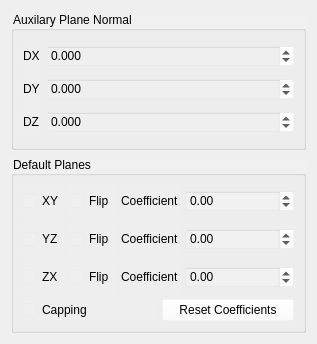
<?xml version="1.0" encoding="UTF-8"?>
<ui version="4.0">
 <class>ClippingPlanesEditor</class>
 <widget class="QWidget" name="ClippingPlanesEditor">
  <property name="geometry">
   <rect>
    <x>0</x>
    <y>0</y>
    <width>317</width>
    <height>344</height>
   </rect>
  </property>
  <property name="windowTitle">
   <string>Dialog</string>
  </property>
  <property name="styleSheet">
   <string notr="true">color: rgb(0, 0, 0);</string>
  </property>
  <layout class="QGridLayout" name="gridLayout">
   <item row="0" column="0">
    <widget class="QGroupBox" name="groupBox">
     <property name="styleSheet">
      <string notr="true">background-color: rgba(255, 255, 255, 5%);</string>
     </property>
     <property name="title">
      <string>Auxilary Plane Normal</string>
     </property>
     <layout class="QGridLayout" name="gridLayout_3">
      <item row="0" column="0">
       <widget class="QLabel" name="label_4">
        <property name="text">
         <string>DX</string>
        </property>
       </widget>
      </item>
      <item row="0" column="1">
       <widget class="QDoubleSpinBox" name="doubleSpinBoxDX">
        <property name="sizePolicy">
         <sizepolicy hsizetype="MinimumExpanding" vsizetype="Fixed">
          <horstretch>0</horstretch>
          <verstretch>0</verstretch>
         </sizepolicy>
        </property>
        <property name="decimals">
         <number>3</number>
        </property>
        <property name="minimum">
         <double>-1.000000000000000</double>
        </property>
        <property name="maximum">
         <double>1.000000000000000</double>
        </property>
        <property name="singleStep">
         <double>0.010000000000000</double>
        </property>
       </widget>
      </item>
      <item row="1" column="0">
       <widget class="QLabel" name="label_5">
        <property name="text">
         <string>DY</string>
        </property>
       </widget>
      </item>
      <item row="1" column="1">
       <widget class="QDoubleSpinBox" name="doubleSpinBoxDY">
        <property name="sizePolicy">
         <sizepolicy hsizetype="MinimumExpanding" vsizetype="Fixed">
          <horstretch>0</horstretch>
          <verstretch>0</verstretch>
         </sizepolicy>
        </property>
        <property name="decimals">
         <number>3</number>
        </property>
        <property name="minimum">
         <double>-1.000000000000000</double>
        </property>
        <property name="maximum">
         <double>1.000000000000000</double>
        </property>
        <property name="singleStep">
         <double>0.010000000000000</double>
        </property>
       </widget>
      </item>
      <item row="2" column="0">
       <widget class="QLabel" name="label_6">
        <property name="text">
         <string>DZ</string>
        </property>
       </widget>
      </item>
      <item row="2" column="1">
       <widget class="QDoubleSpinBox" name="doubleSpinBoxDZ">
        <property name="sizePolicy">
         <sizepolicy hsizetype="MinimumExpanding" vsizetype="Fixed">
          <horstretch>0</horstretch>
          <verstretch>0</verstretch>
         </sizepolicy>
        </property>
        <property name="decimals">
         <number>3</number>
        </property>
        <property name="minimum">
         <double>-1.000000000000000</double>
        </property>
        <property name="maximum">
         <double>1.000000000000000</double>
        </property>
        <property name="singleStep">
         <double>0.010000000000000</double>
        </property>
       </widget>
      </item>
     </layout>
    </widget>
   </item>
   <item row="1" column="0">
    <widget class="QGroupBox" name="groupBox_2">
     <property name="styleSheet">
      <string notr="true">background-color: rgba(255, 255, 255, 5%);</string>
     </property>
     <property name="title">
      <string>Default Planes</string>
     </property>
     <layout class="QGridLayout" name="gridLayout_2">
      <item row="0" column="0">
       <layout class="QHBoxLayout" name="horizontalLayout_3">
        <item>
         <widget class="QCheckBox" name="checkBoxZX">
          <property name="minimumSize">
           <size>
            <width>32</width>
            <height>32</height>
           </size>
          </property>
          <property name="text">
           <string>XY</string>
          </property>
          <property name="checkable">
           <bool>true</bool>
          </property>
         </widget>
        </item>
        <item>
         <widget class="QCheckBox" name="checkBoxFlipZX">
          <property name="minimumSize">
           <size>
            <width>32</width>
            <height>32</height>
           </size>
          </property>
          <property name="text">
           <string>Flip</string>
          </property>
          <property name="checkable">
           <bool>true</bool>
          </property>
         </widget>
        </item>
        <item>
         <widget class="QLabel" name="label_3">
          <property name="text">
           <string>Coefficient</string>
          </property>
         </widget>
        </item>
        <item>
         <widget class="QDoubleSpinBox" name="doubleSpinBoxZXCoeff">
          <property name="sizePolicy">
           <sizepolicy hsizetype="MinimumExpanding" vsizetype="Fixed">
            <horstretch>0</horstretch>
            <verstretch>0</verstretch>
           </sizepolicy>
          </property>
          <property name="styleSheet">
           <string notr="true">background-color: rgba(255, 255, 255, 10%);</string>
          </property>
          <property name="minimum">
           <double>-99999.000000000000000</double>
          </property>
          <property name="maximum">
           <double>99999.000000000000000</double>
          </property>
         </widget>
        </item>
       </layout>
      </item>
      <item row="1" column="0">
       <layout class="QHBoxLayout" name="horizontalLayout">
        <item>
         <widget class="QCheckBox" name="checkBoxXY">
          <property name="minimumSize">
           <size>
            <width>32</width>
            <height>32</height>
           </size>
          </property>
          <property name="text">
           <string>YZ</string>
          </property>
          <property name="checkable">
           <bool>true</bool>
          </property>
         </widget>
        </item>
        <item>
         <widget class="QCheckBox" name="checkBoxFlipXY">
          <property name="minimumSize">
           <size>
            <width>32</width>
            <height>32</height>
           </size>
          </property>
          <property name="text">
           <string>Flip</string>
          </property>
          <property name="checkable">
           <bool>true</bool>
          </property>
         </widget>
        </item>
        <item>
         <widget class="QLabel" name="label">
          <property name="text">
           <string>Coefficient</string>
          </property>
         </widget>
        </item>
        <item>
         <widget class="QDoubleSpinBox" name="doubleSpinBoxXYCoeff">
          <property name="sizePolicy">
           <sizepolicy hsizetype="MinimumExpanding" vsizetype="Fixed">
            <horstretch>0</horstretch>
            <verstretch>0</verstretch>
           </sizepolicy>
          </property>
          <property name="autoFillBackground">
           <bool>false</bool>
          </property>
          <property name="styleSheet">
           <string notr="true">background-color: rgba(255, 255, 255, 10%);</string>
          </property>
          <property name="minimum">
           <double>-99999.000000000000000</double>
          </property>
          <property name="maximum">
           <double>99999.000000000000000</double>
          </property>
         </widget>
        </item>
       </layout>
      </item>
      <item row="2" column="0">
       <layout class="QHBoxLayout" name="horizontalLayout_2">
        <item>
         <widget class="QCheckBox" name="checkBoxYZ">
          <property name="minimumSize">
           <size>
            <width>32</width>
            <height>32</height>
           </size>
          </property>
          <property name="text">
           <string>ZX</string>
          </property>
          <property name="checkable">
           <bool>true</bool>
          </property>
         </widget>
        </item>
        <item>
         <widget class="QCheckBox" name="checkBoxFlipYZ">
          <property name="minimumSize">
           <size>
            <width>32</width>
            <height>32</height>
           </size>
          </property>
          <property name="text">
           <string>Flip</string>
          </property>
          <property name="checkable">
           <bool>true</bool>
          </property>
         </widget>
        </item>
        <item>
         <widget class="QLabel" name="label_2">
          <property name="text">
           <string>Coefficient</string>
          </property>
         </widget>
        </item>
        <item>
         <widget class="QDoubleSpinBox" name="doubleSpinBoxYZCoeff">
          <property name="sizePolicy">
           <sizepolicy hsizetype="MinimumExpanding" vsizetype="Fixed">
            <horstretch>0</horstretch>
            <verstretch>0</verstretch>
           </sizepolicy>
          </property>
          <property name="styleSheet">
           <string notr="true">background-color: rgba(255, 255, 255, 10%);</string>
          </property>
          <property name="minimum">
           <double>-99999.000000000000000</double>
          </property>
          <property name="maximum">
           <double>99999.000000000000000</double>
          </property>
         </widget>
        </item>
       </layout>
      </item>
      <item row="3" column="0">
       <layout class="QHBoxLayout" name="horizontalLayout_4">
        <item>
         <widget class="QCheckBox" name="checkBoxCapping">
          <property name="text">
           <string>Capping</string>
          </property>
         </widget>
        </item>
        <item>
         <widget class="QPushButton" name="pushButtonResetCoeffs">
          <property name="text">
           <string>Reset Coefficients</string>
          </property>
         </widget>
        </item>
       </layout>
      </item>
     </layout>
    </widget>
   </item>
  </layout>
 </widget>
 <tabstops>
  <tabstop>doubleSpinBoxDX</tabstop>
  <tabstop>doubleSpinBoxDY</tabstop>
  <tabstop>doubleSpinBoxDZ</tabstop>
  <tabstop>doubleSpinBoxXYCoeff</tabstop>
  <tabstop>doubleSpinBoxYZCoeff</tabstop>
  <tabstop>doubleSpinBoxZXCoeff</tabstop>
  <tabstop>checkBoxXY</tabstop>
  <tabstop>checkBoxYZ</tabstop>
  <tabstop>checkBoxZX</tabstop>
  <tabstop>checkBoxFlipXY</tabstop>
  <tabstop>checkBoxFlipZX</tabstop>
  <tabstop>checkBoxFlipYZ</tabstop>
 </tabstops>
 <resources/>
 <connections/>
</ui>
